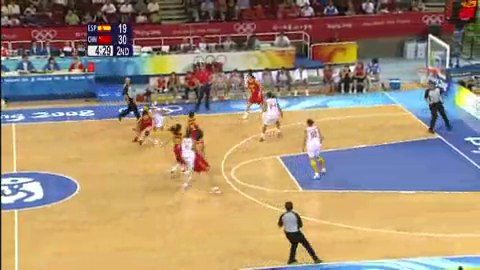
#> input picture frame 14 of video/test3_480x270.mp4, 480 x 270 px, given in place of test.mp4, which was not available
$ python opencvtest.py
#> lines starting #> are read from the running program, lines starting #| are printed output that depends on the picture; pictures that were not available may be replaced by others from this repository, and a replacement may not be noted
import cv2
import numpy as np
cap = cv2.VideoCapture("/Users/itaegyeong/Desktop/test.mp4")

ret, frame1 = cap.read()
#> frame1 is the input picture: shape (270, 480, 3); mean B, G, R 116.6, 142, 163
prvs = cv2.cvtColor(frame1,cv2.COLOR_BGR2GRAY)
hsv = np.zeros_like(frame1)
hsv[...,1] = 255

while(1):
    ret, frame2 = cap.read()
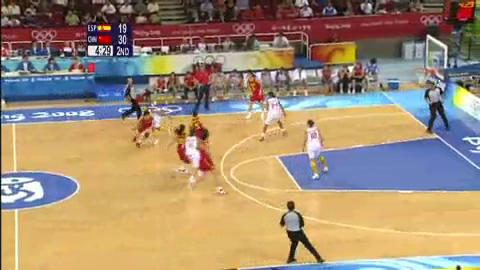
#> input picture frame 15 of video/test3_480x270.mp4, 480 x 270 px, given in place of test.mp4, which was not available
#> frame2 is the input picture: shape (270, 480, 3); mean B, G, R 116.5, 141.9, 162.8
    next = cv2.cvtColor(frame2,cv2.COLOR_BGR2GRAY)
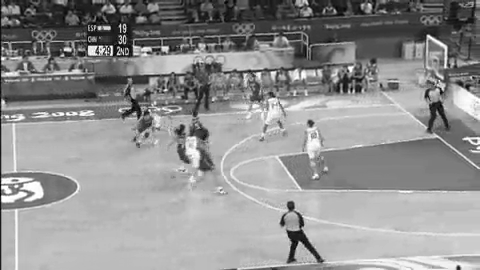
#> next: shape (270, 480); min 0, max 255, mean 145.2

    flow = cv2.calcOpticalFlowFarneback(prvs,next, None, 0.5, 3, 15, 3, 5, 1.2, 0)

    mag, ang = cv2.cartToPolar(flow[...,0], flow[...,1])
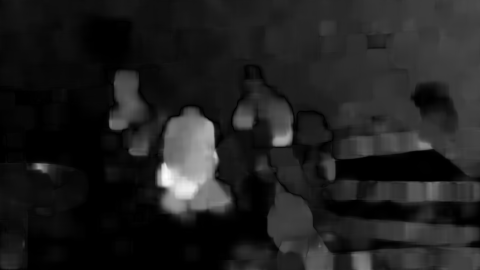
#> mag: shape (270, 480) float32; min 1.35e-09, max 8.51, mean 1.07; drawn with min black and max white
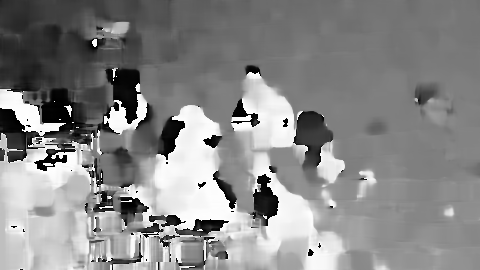
#> ang: shape (270, 480) float32; min 4.93e-05, max 6.28, mean 3.36; drawn with min black and max white
    hsv[...,0] = ang*180/np.pi/2
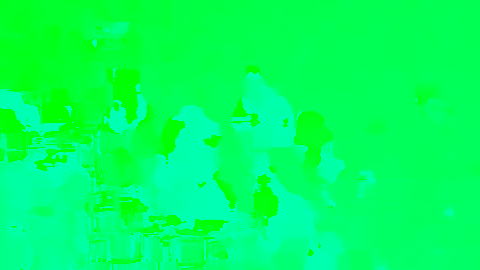
#> hsv: shape (270, 480, 3); mean of channels 0, 1, 2 95.7, 255, 0; drawn as B, G, R
    hsv[...,2] = cv2.normalize(mag,None,0,255,cv2.NORM_MINMAX)
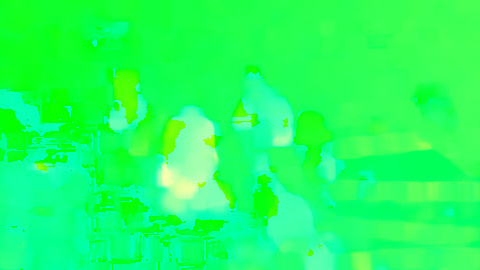
#> hsv: shape (270, 480, 3); mean of channels 0, 1, 2 95.7, 255, 31.6; drawn as B, G, R
    rgb = cv2.cvtColor(hsv,cv2.COLOR_HSV2BGR)
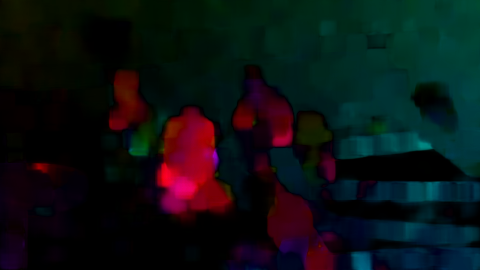
#> rgb: shape (270, 480, 3); mean B, G, R 19.2, 17.9, 12

    shrink = cv2.resize(rgb, None, fx=0.5, fy=0.5, interpolation=cv2.INTER_AREA)
    cv2.imshow('test', shrink)

    k = cv2.waitKey(30) & 0xff
#> (key Esc is pressed here)
    if k == 27:
        break
    elif k == ord('s'):
        cv2.imwrite('opticalfb.png',frame2)
        cv2.imwrite('opticalhsv.png',rgb)
    prvs = next

cap.release()
cv2.destroyAllWindows()

$ run again, starting later in the video
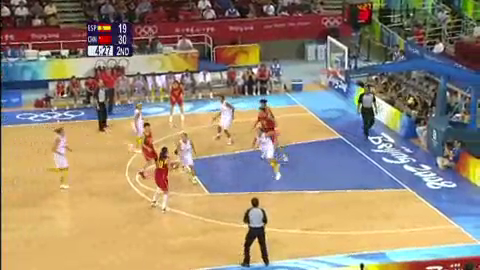
#> input picture frame 65 of video/test3_480x270.mp4, 480 x 270 px, given in place of test.mp4, which was not available
#> frame1 is the input picture: shape (270, 480, 3); mean B, G, R 116.5, 137.8, 154.3
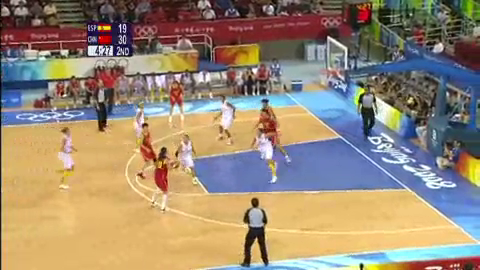
#> input picture frame 66 of video/test3_480x270.mp4, 480 x 270 px, given in place of test.mp4, which was not available
#> frame2 is the input picture: shape (270, 480, 3); mean B, G, R 116.6, 137.7, 154.3
#> `rgb = cv2.cvtColor(hsv,cv2.COLOR_HSV2BGR)`:
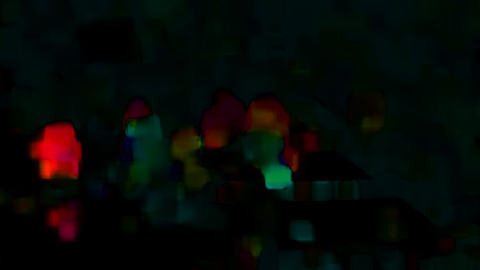
#> rgb: shape (270, 480, 3); mean B, G, R 6.2, 9.4, 5.6

$ run again, starting later in the video
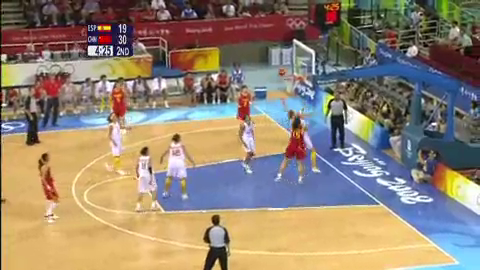
#> input picture frame 116 of video/test3_480x270.mp4, 480 x 270 px, given in place of test.mp4, which was not available
#> frame1 is the input picture: shape (270, 480, 3); mean B, G, R 115, 132.5, 147.5
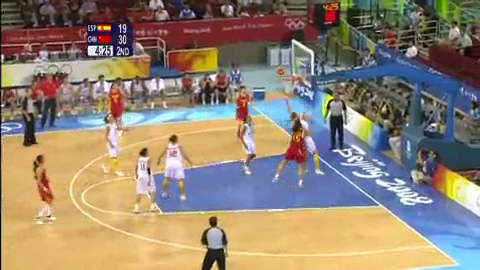
#> input picture frame 117 of video/test3_480x270.mp4, 480 x 270 px, given in place of test.mp4, which was not available
#> frame2 is the input picture: shape (270, 480, 3); mean B, G, R 114.9, 132.1, 147
#> `rgb = cv2.cvtColor(hsv,cv2.COLOR_HSV2BGR)`:
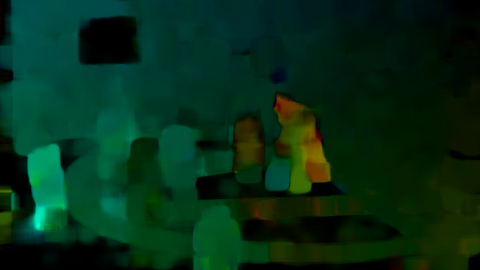
#> rgb: shape (270, 480, 3); mean B, G, R 23.4, 45.8, 4.6
